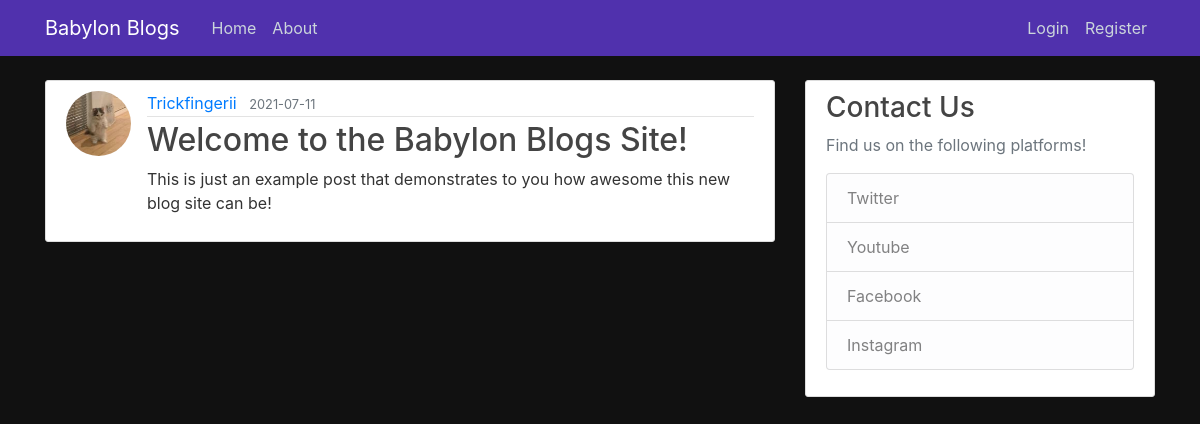
/post/1, run on the app's committed database.
### BabylonBlogs/models.py (models this page shows, shortened)
class User(db.Model, UserMixin):
    id = db.Column(db.Integer, primary_key=True)
    username = db.Column(db.String(20), unique=True, nullable=False)
    email = db.Column(db.String(120), unique=True, nullable=False)
    image_file = db.Column(db.String(20), nullable=False, default='default.jpg')
    password = db.Column(db.String(60), nullable=False)
    posts = db.relationship('Post', backref='author', lazy=True)

class Post(db.Model):
    id = db.Column(db.Integer, primary_key=True)
    title = db.Column(db.String(100), nullable=False)
    date_posted = db.Column(db.DateTime, nullable=False, default=datetime.utcnow)
    content = db.Column(db.Text, nullable=False)
    user_id = db.Column(db.Integer, db.ForeignKey('user.id'), nullable=False)

### BabylonBlogs/routes.py (the view)
@app.route("/post/<int:post_id>")
def post(post_id):
    post = Post.query.get_or_404(post_id)
    return render_template('post.html', title=post.title, post=post)

### BabylonBlogs/templates/post.html (shortened to what this page needs)
{% extends "layout.html" %}
{% block content %}
  <article class="media content-section">
    <img class="rounded-circle article-img" src="{{ url_for('static', filename='profile_pics/' + post.author.image_file) }}">
    <div class="media-body">
      <div class="article-metadata">
        <a class="mr-2" href="#">{{ post.author.username }}</a>
        <small class="text-muted">{{ post.date_posted.strftime('%Y-%m-%d') }}</small>
      </div>
      <h2 class="article-title">{{ post.title }}</h2>
      <p class="article-content">{{ post.content }}</p>
    </div>
  </article>
{% endblock content %}

### BabylonBlogs/static/main.css (style rules this page uses)
body { background: #111; color: #333333; margin-top: 5rem; }
h1, h2, h3, h4, h5, h6 { color: #444444; }
.content-section { background: #ffffff; padding: 10px 20px; border: 1px solid #dddddd; border-radius: 3px; margin-bottom: 20px; }
.article-title { color: #444444; }
.article-content { white-space: pre-line; }
.article-img { height: 65px; width: 65px; margin-right: 16px; }
.article-metadata { padding-bottom: 1px; margin-bottom: 4px; border-bottom: 1px solid #e3e3e3 }

### data on the page
User: image_file (picture), author.username "Trickfingerii"
Post: date_posted "2021-07-11", title "Welcome to the Babylon Blogs Site!", content "This is just an example post that demonstrates to you how awesome this new blog site can be!"
